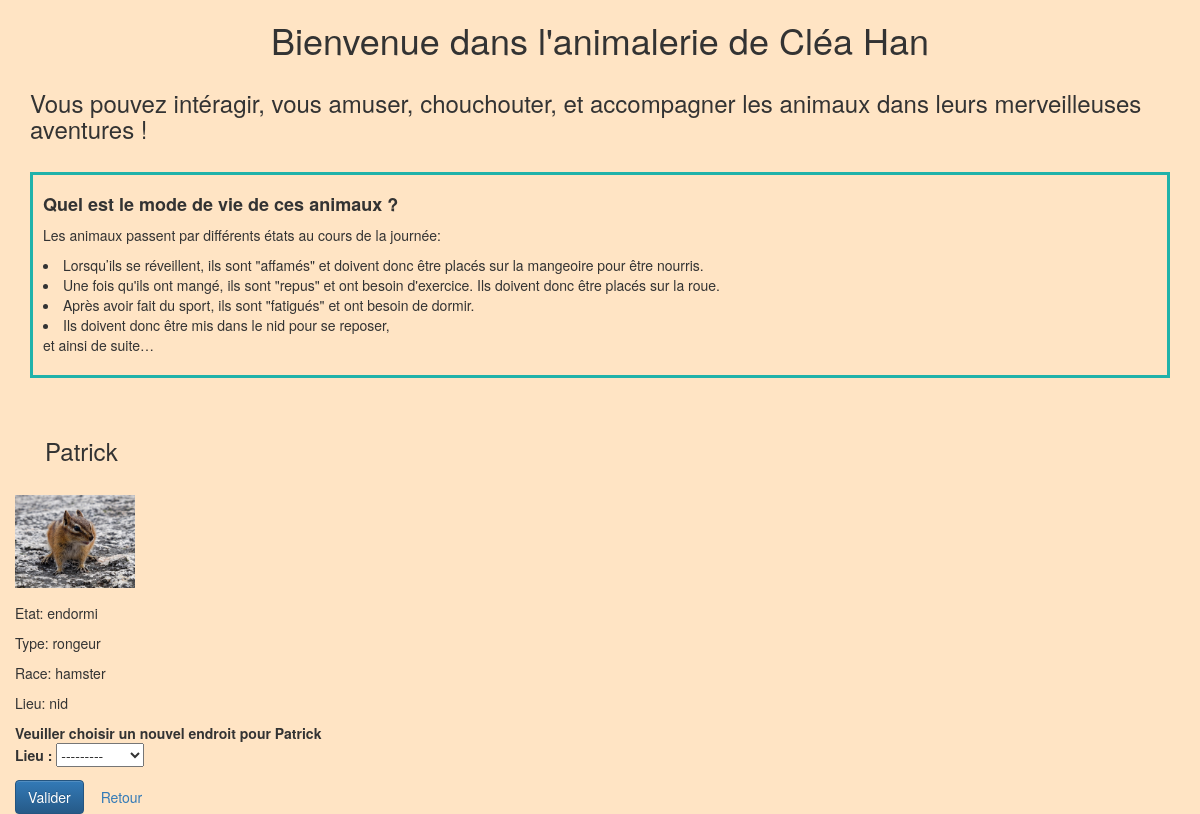
The app's page /animal/Patrick/ with its own data.
### animalerie/models.py (models this page shows, shortened)
class Animal(models.Model):
    id_animal = models.CharField(max_length=100, primary_key=True)
    etat = models.CharField(max_length=20)
    type = models.CharField(max_length=20)
    race = models.CharField(max_length=20)
    photo = models.CharField(max_length=200)
    lieu = models.ForeignKey(Equipement, on_delete=models.CASCADE)

class Equipement(models.Model):
    id_equip = models.CharField(max_length=100, primary_key=True)
    disponibilite = models.CharField(max_length=20)
    photo = models.CharField(max_length=200)
    def __str__(self):
        return self.id_equip

### animalerie/views.py (the view)
# urls.py: path('animal/<str:id_animal>/', views.post_detail, name='post_detail'),
def post_detail(request, id_animal):
    animal = get_object_or_404(Animal, id_animal=id_animal)
    lieu = animal.lieu
    form=MoveForm()
    if request.method == "POST":
        ancien_lieu = get_object_or_404(Equipement, id_equip=animal.lieu.id_equip)
        form = MoveForm(request.POST, instance=animal)
        if form.is_valid():
            form.save(commit=False)
            nouveau_lieu = get_object_or_404(Equipement, id_equip=animal.lieu.id_equip)
            if nouveau_lieu.disponibilite=="libre" and nouveau_lieu.id_equip=="mangeoire" and animal.etat=='affame':
                animal.etat="repus"
                animal.save()
                nouveau_lieu.disponibilite="occupe"
                nouveau_lieu.save()
                messages.add_message(request, messages.SUCCESS, 'Votre animal a bien été déplacé dans la mangeoire !')
            elif nouveau_lieu.disponibilite=="libre" and nouveau_lieu.id_equip=="roue" and animal.etat=='repus':
                ancien_lieu.disponibilite="libre"
                ancien_lieu.save()
                animal.etat="fatigue"
                animal.save()
                nouveau_lieu.disponibilite = "occupe"
                nouveau_lieu.save()
                messages.add_message(request, messages.SUCCESS, 'Votre animal a bien été déplacé dans la roue !')
            elif nouveau_lieu.disponibilite=="libre" and nouveau_lieu.id_equip=="nid" and animal.etat=='fatigue':
                ancien_lieu.disponibilite="libre"
                ancien_lieu.save()
                animal.etat="endormi"
                animal.save()
                nouveau_lieu.disponibilite = "occupe"
                nouveau_lieu.save()
                messages.add_message(request, messages.SUCCESS, 'Votre animal a bien été déplacé dans le nid !')
            elif nouveau_lieu.disponibilite=="libre" and nouveau_lieu.id_equip=="litiere" and animal.etat=='endormi':
                ancien_lieu.disponibilite="libre"
                ancien_lieu.save()
                animal.etat="affame"
                animal.save()
                nouveau_lieu.disponibilite = "libre"
                nouveau_lieu.save()
                messages.add_message(request, messages.SUCCESS, 'Votre animal a bien été déplacé dans la litière !')
            elif nouveau_lieu==ancien_lieu:
                messages.add_message(request, messages.WARNING, 'Votre animal est déjà à cet endroit.')
            else :
                print('message')
                messages.add_message(request, messages.ERROR, 'Désolé, vous ne pouvez pas déplacer cet animal à cet endroit.')
        return redirect('post_detail', id_animal=id_animal)
    else:
        form = MoveForm()
        return render(request,
                  'animalerie/post_detail.html',
                  {'animal': animal, 'lieu': lieu, 'form': form})

### animalerie/forms.py
class MoveForm(forms.ModelForm):
    class Meta:
        model = Animal
        fields = ('lieu',)

### animalerie/templates/animalerie/post_detail.html (shortened to what this page needs)
{% extends 'animalerie/base.html' %}
{% load static %}
{% block content %}
<div class="cards_ani">
    <article class="card">
        <header>
            <h3> {{ animal.id_animal }} </h3>
        </header>
        <img src='../../{{animal.photo}}' style="max-width: 120px; max-height: 100px; margin-bottom: 15px;" alt="Pas d'image"/>
        <p>Etat: {{ animal.etat }}</p>
        <p>Type: {{animal.type}} </p>
        <p>Race: {{animal.race}} </p>
        <p>Lieu: {{ animal.lieu }}</p>
    </article>
</div>
<form method="POST" class="post-form"> {% csrf_token %}
    <b> Veuiller choisir un nouvel endroit pour {{ animal.id_animal }} </b>
    {{ form.as_p }}
    <button type="submit" class="btn btn-primary">Valider</button>
    <a href="{% url 'animal_list' %}" class="btn btn-secondary" role="button">Retour</a>
</form>
</div>
{% endblock %}

### animalerie/static/css/animalerie.css (style rules this page uses)
body { background-color: bisque; }
h3 { margin: 30px; }

### records on screen
Animal: id_animal "Patrick", photo (picture), etat "endormi", type "rongeur", race "hamster", lieu "nid"
